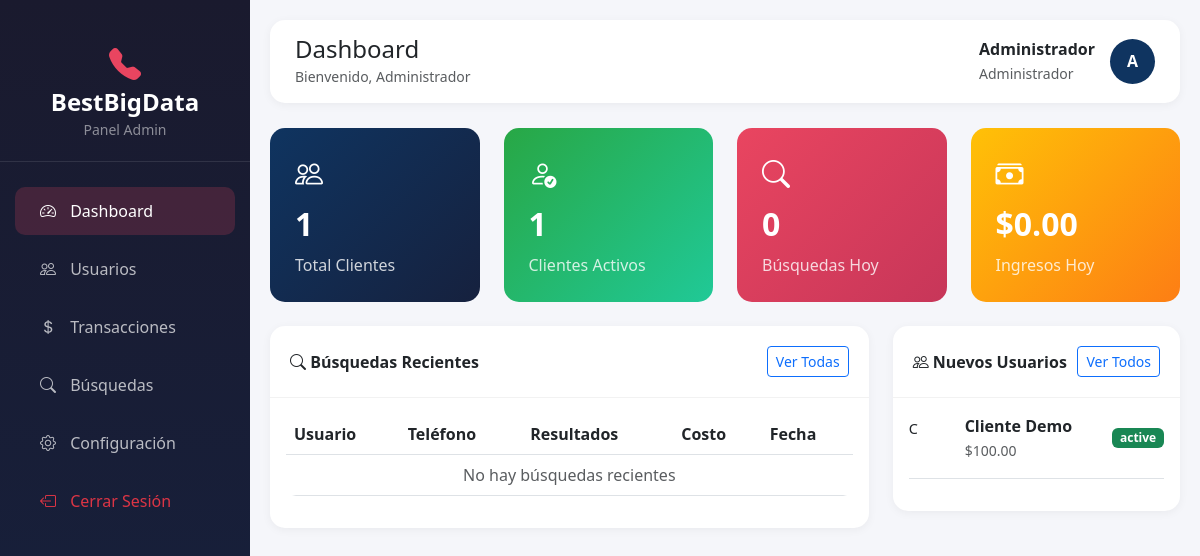
Page /admin/dashboard.php (signed in) on the committed database.
### tables this page shows
CREATE TABLE IF NOT EXISTS users (
    id INT AUTO_INCREMENT PRIMARY KEY,
    name VARCHAR(100) NOT NULL,
    email VARCHAR(150) UNIQUE NOT NULL,
    password VARCHAR(255) NOT NULL,
    role ENUM('admin', 'cliente') DEFAULT 'cliente',
    balance DECIMAL(10,2) DEFAULT 0.00,
    status ENUM('active', 'inactive', 'suspended') DEFAULT 'active',
    created_at TIMESTAMP DEFAULT CURRENT_TIMESTAMP,
    updated_at TIMESTAMP DEFAULT CURRENT_TIMESTAMP ON UPDATE CURRENT_TIMESTAMP,
    last_login TIMESTAMP NULL,
    INDEX idx_email (email),
    INDEX idx_role (role),
    INDEX idx_status (status)
);

### includes/functions.php (called while the page is built, shortened)
<?php
function sanitize($input) {
    return htmlspecialchars(trim($input), ENT_QUOTES, 'UTF-8');
}
function getUserById($userId) {
    $pdo = getMainConnection();
    $stmt = $pdo->prepare("SELECT * FROM users WHERE id = ?");
    $stmt->execute([$userId]);
    return $stmt->fetch();
}
function formatMoney($amount) {
    return '$' . number_format($amount, 2, '.', ',');
}

### admin/dashboard.php (the view, shortened to what this page needs)
<?php
require_once '../includes/functions.php';
$user = getUserById($_SESSION['user_id']);
$pdo = getMainConnection();
$stmt = $pdo->query("SELECT COUNT(*) as total FROM users WHERE role = 'cliente'");
$totalClients = $stmt->fetch()['total'];
$stmt = $pdo->query("SELECT COUNT(*) as total FROM users WHERE role = 'cliente' AND status = 'active'");
$activeClients = $stmt->fetch()['total'];
$stmt = $pdo->query("SELECT COUNT(*) as total FROM search_history WHERE DATE(created_at) = CURDATE()");
$searchesToday = $stmt->fetch()['total'];
$stmt = $pdo->query("SELECT COALESCE(SUM(cost), 0) as total FROM search_history WHERE DATE(created_at) = CURDATE()");
$revenueToday = $stmt->fetch()['total'];
$stmt = $pdo->query("
    SELECT sh.*, u.name as user_name
    FROM search_history sh
    JOIN users u ON sh.user_id = u.id
    ORDER BY sh.created_at DESC
    LIMIT 10
");
$recentSearches = $stmt->fetchAll();
$stmt = $pdo->query("
    SELECT * FROM users
    WHERE role = 'cliente'
    ORDER BY created_at DESC
    LIMIT 5
");
$recentUsers = $stmt->fetchAll();
include '../includes/header.php';
?>
<div class="sidebar">
    <div class="logo">
        <i class="bi bi-telephone-fill"></i>
        <h4>BestBigData</h4>
        <small class="text-white-50">Panel Admin</small>
    </div>
    <nav class="nav flex-column">
        <a class="nav-link active" href="dashboard.php">
            <i class="bi bi-speedometer2"></i> Dashboard
        </a>
        <a class="nav-link" href="users.php">
            <i class="bi bi-people"></i> Usuarios
        </a>
        <a class="nav-link" href="transactions.php">
            <i class="bi bi-currency-dollar"></i> Transacciones
        </a>
        <a class="nav-link" href="searches.php">
            <i class="bi bi-search"></i> Búsquedas
        </a>
        <a class="nav-link" href="settings.php">
            <i class="bi bi-gear"></i> Configuración
        </a>
        <a class="nav-link text-danger" href="../logout.php">
            <i class="bi bi-box-arrow-left"></i> Cerrar Sesión
        </a>
    </nav>
</div>
<div class="main-content">
    <div class="top-bar">
        <div>
            <h4 class="mb-0">Dashboard</h4>
            <small class="text-muted">Bienvenido, <?= sanitize($user['name']) ?></small>
        </div>
        <div class="user-info">
            <div>
                <strong><?= sanitize($user['name']) ?></strong>
                <br><small class="text-muted">Administrador</small>
            </div>
            <div class="avatar">
                <?= strtoupper(substr($user['name'], 0, 1)) ?>
            </div>
        </div>
    </div>
    <div class="row mb-4">
        <div class="col-md-3">
            <div class="stat-card">
                <i class="bi bi-people fs-3"></i>
                <h3><?= $totalClients ?></h3>
                <p>Total Clientes</p>
            </div>
        </div>
        <div class="col-md-3">
            <div class="stat-card success">
                <i class="bi bi-person-check fs-3"></i>
                <h3><?= $activeClients ?></h3>
                <p>Clientes Activos</p>
            </div>
        </div>
        <div class="col-md-3">
            <div class="stat-card accent">
                <i class="bi bi-search fs-3"></i>
                <h3><?= $searchesToday ?></h3>
                <p>Búsquedas Hoy</p>
            </div>
        </div>
        <div class="col-md-3">
            <div class="stat-card warning">
                <i class="bi bi-cash-stack fs-3"></i>
                <h3><?= formatMoney($revenueToday) ?></h3>
                <p>Ingresos Hoy</p>
            </div>
        </div>
    </div>
    <div class="row">
        <div class="col-md-8">
            <div class="card">
                <div class="card-header d-flex justify-content-between align-items-center">
                    <span><i class="bi bi-search"></i> Búsquedas Recientes</span>
                    <a href="searches.php" class="btn btn-sm btn-outline-primary">Ver Todas</a>
                </div>
                <div class="card-body">
                    <div class="table-responsive">
                        <table class="table table-hover">
                            <thead>
                                <tr>
                                    <th>Usuario</th>
                                    <th>Teléfono</th>
                                    <th>Resultados</th>
                                    <th>Costo</th>
                                    <th>Fecha</th>
                                </tr>
                            </thead>
                            <tbody>
                                <?php if (empty($recentSearches)): ?>
                                <tr>
                                    <td colspan="5" class="text-center text-muted">No hay búsquedas recientes</td>
                                </tr>
                                <?php endif; ?>
                            </tbody>
                        </table>
                    </div>
                </div>
            </div>
        </div>
        <div class="col-md-4">
            <div class="card">
                <div class="card-header d-flex justify-content-between align-items-center">
                    <span><i class="bi bi-people"></i> Nuevos Usuarios</span>
                    <a href="users.php" class="btn btn-sm btn-outline-primary">Ver Todos</a>
                </div>
                <div class="card-body">
                    <?php foreach ($recentUsers as $client): ?>
                    <div class="d-flex align-items-center mb-3 pb-3 border-bottom">
                        <div class="avatar me-3" style="width:40px;height:40px;font-size:0.9rem;">
                            <?= strtoupper(substr($client['name'], 0, 1)) ?>
                        </div>
                        <div class="flex-grow-1">
                            <strong><?= sanitize($client['name']) ?></strong>
                            <br><small class="text-muted"><?= formatMoney($client['balance']) ?></small>
                        </div>
                        <span class="badge bg-<?= $client['status'] === 'active' ? 'success' : 'secondary' ?>">
                            <?= $client['status'] ?>
                        </span>
                    </div>
                    <?php endforeach; ?>
                </div>
            </div>
        </div>
    </div>
</div>
<?php include '../includes/footer.php'; ?>

### includes/header.php (style rules this page uses)
:root { --primary-color: #0f3460; --secondary-color: #16213e; --accent-color: #e94560; --bg-dark: #1a1a2e; }
body { background-color: #f5f6fa; font-family: 'Segoe UI', Tahoma, Geneva, Verdana, sans-serif; }
.sidebar { background: linear-gradient(180deg, var(--bg-dark) 0%, var(--secondary-color) 100%); min-height: 100vh; position: fixed; width: 250px; padding-top: 20px; z-index: 1000; }
.sidebar .logo { text-align: center; padding: 20px; border-bottom: 1px solid rgba(255,255,255,0.1); margin-bottom: 20px; }
.sidebar .logo h4 { color: #fff; margin: 0; font-weight: bold; }
.sidebar .logo i { color: var(--accent-color); font-size: 2rem; }
.sidebar .nav-link { color: rgba(255,255,255,0.7); padding: 12px 25px; margin: 5px 15px; border-radius: 10px; transition: all 0.3s; }
.sidebar .nav-link:hover, .sidebar .nav-link.active { background: rgba(233, 69, 96, 0.2); color: #fff; }
.sidebar .nav-link i { margin-right: 10px; width: 20px; }
.main-content { margin-left: 250px; padding: 20px; }
.top-bar { background: #fff; padding: 15px 25px; border-radius: 15px; box-shadow: 0 2px 10px rgba(0,0,0,0.05); margin-bottom: 25px; display: flex; justify-content: space-between; align-items: center; }
.user-info { display: flex; align-items: center; gap: 15px; }
.user-info .avatar { width: 45px; height: 45px; border-radius: 50%; background: var(--primary-color); display: flex; align-items: center; justify-content: center; color: #fff; font-weight: bold; }
.card { border: none; border-radius: 15px; box-shadow: 0 2px 10px rgba(0,0,0,0.05); }
.card-header { background: transparent; border-bottom: 1px solid rgba(0,0,0,0.05); padding: 20px; font-weight: 600; }
.stat-card { background: linear-gradient(135deg, var(--primary-color) 0%, var(--secondary-color) 100%); color: #fff; border-radius: 15px; padding: 25px; }
.stat-card.accent { background: linear-gradient(135deg, var(--accent-color) 0%, #c73659 100%); }
.stat-card.success { background: linear-gradient(135deg, #28a745 0%, #20c997 100%); }
.stat-card.warning { background: linear-gradient(135deg, #ffc107 0%, #fd7e14 100%); }
.stat-card h3 { font-size: 2rem; font-weight: bold; margin: 10px 0; }
.stat-card p { margin: 0; opacity: 0.8; }
.table { border-radius: 10px; overflow: hidden; }

### rows in the picture
users: name "Administrador", name "A"
users: name "C", name "Cliente Demo", balance "$100.00", status "active"

### other values in the picture
$totalClients "1"
$activeClients "1"
$searchesToday "0"
formatMoney($revenueToday) "$0.00"
